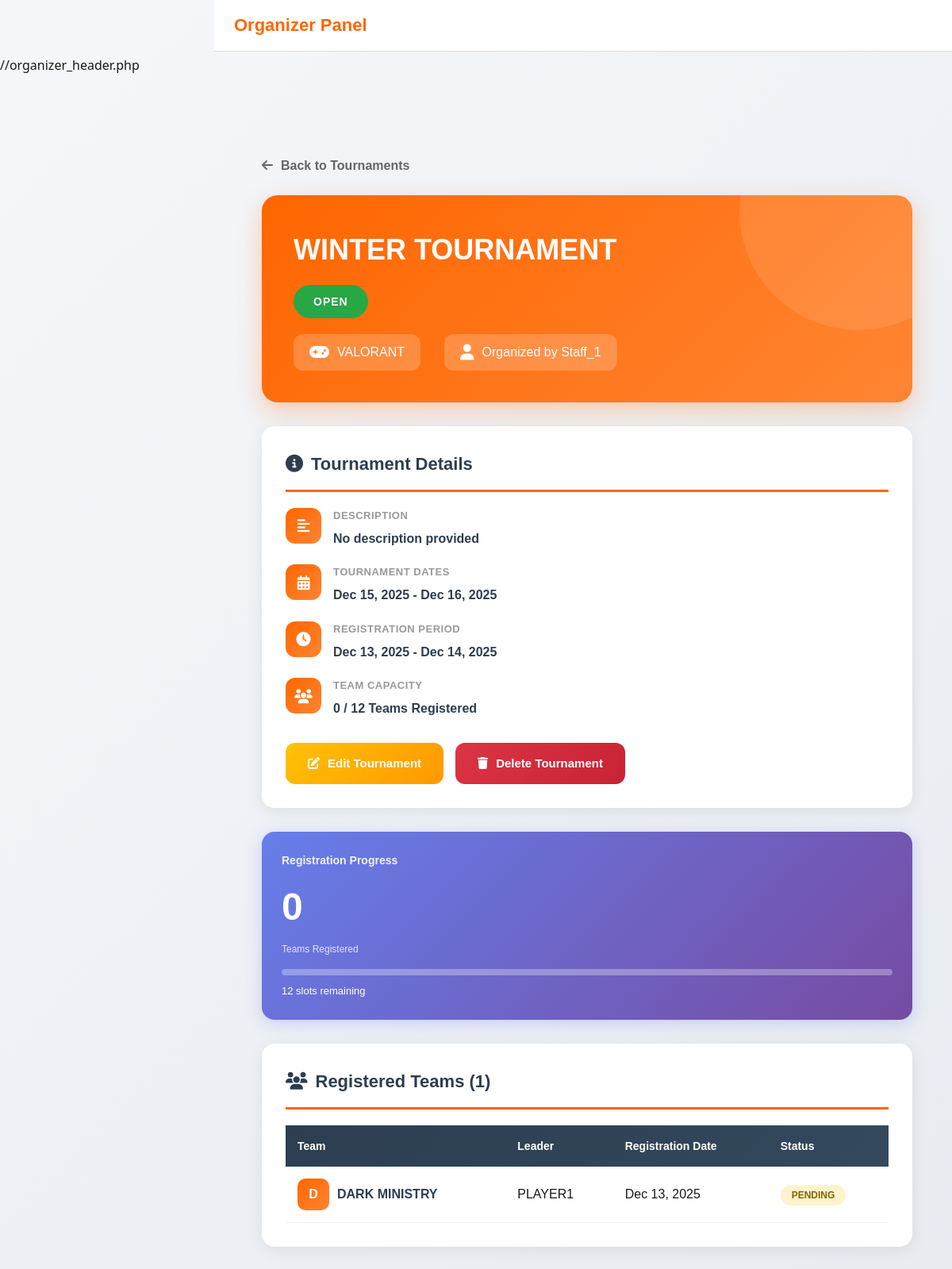
The page /TOURNAMENT/organizer/view_single_tournament.php?id=24 (signed in) on the database its author committed.
### tables this page shows
CREATE TABLE `tournaments` (
  `tournament_id` int(11) NOT NULL,
  `organizer_id` int(11) NOT NULL,
  `title` varchar(255) NOT NULL,
  `description` varchar(500) DEFAULT NULL,
  `start_date` datetime NOT NULL,
  `end_date` datetime DEFAULT NULL,
  `reg_start_date` datetime DEFAULT NULL,
  `reg_end_date` datetime DEFAULT NULL,
  `max_teams` int(11) NOT NULL,
  `status` enum('open','completed','cancelled') DEFAULT 'open',
  `game` varchar(100) NOT NULL
);

CREATE TABLE `accounts` (
  `account_id` int(11) NOT NULL,
  `username` varchar(50) NOT NULL,
  `email` varchar(100) NOT NULL,
  `password` varchar(255) NOT NULL,
  `role` enum('organizer','player') DEFAULT NULL,
  `fullname` varchar(100) DEFAULT NULL,
  `team` varchar(100) DEFAULT NULL,
  `age` int(11) DEFAULT NULL,
  `is_admin` tinyint(1) NOT NULL DEFAULT 0,
  `account_status` enum('active','suspended','pending') DEFAULT 'active',
  `created_at` timestamp NOT NULL DEFAULT current_timestamp(),
  `notify_updates` tinyint(1) NOT NULL DEFAULT 1,
  `notify_tournaments` tinyint(1) NOT NULL DEFAULT 1
);

CREATE TABLE `registrations` (
  `registration_id` int(11) NOT NULL,
  `tournament_id` int(11) NOT NULL,
  `team_id` int(11) NOT NULL,
  `account_id` int(11) NOT NULL,
  `status` enum('pending','approved','rejected') DEFAULT 'pending',
  `registered_at` timestamp NOT NULL DEFAULT current_timestamp()
);

CREATE TABLE `teams` (
  `team_id` int(11) NOT NULL,
  `team_name` varchar(255) NOT NULL,
  `game_name` varchar(100) NOT NULL,
  `introduction` text DEFAULT NULL,
  `team_logo` varchar(255) DEFAULT NULL,
  `max_members` int(11) NOT NULL DEFAULT 5,
  `created_by` int(11) NOT NULL,
  `created_at` timestamp NOT NULL DEFAULT current_timestamp()
);

### TOURNAMENT/organizer/view_single_tournament.php (the view, shortened to what this page needs)
<?php
require_once __DIR__ . '/../backend/helpers/auth_guard.php';
$tournament_id = isset($_GET['id']) ? intval($_GET['id']) : 0;
$stmtProfile = $conn->prepare("SELECT organizer_id FROM organizer_profiles WHERE account_id = ?");
$stmtProfile->execute([$_SESSION['account_id']]);
$profile = $stmtProfile->fetch(PDO::FETCH_ASSOC);
$organizer_id = $profile['organizer_id'];
try {
    $stmt = $conn->prepare("
        SELECT t.*, a.username as organizer_username
        FROM tournaments t
        LEFT JOIN organizer_profiles op ON t.organizer_id = op.organizer_id
        LEFT JOIN accounts a ON op.account_id = a.account_id
        WHERE t.tournament_id = ? AND t.organizer_id = ?
    ");
    $stmt->execute([$tournament_id, $organizer_id]);
    $tournament = $stmt->fetch(PDO::FETCH_ASSOC);
    $teamStmt = $conn->prepare("SELECT COUNT(*) FROM registrations WHERE tournament_id = ? AND status = 'approved'");
    $teamStmt->execute([$tournament_id]);
    $registeredTeams = $teamStmt->fetchColumn();
    $teamsStmt = $conn->prepare("
        SELECT r.*, t.team_name, a.username as leader_name
        FROM registrations r
        JOIN teams t ON r.team_id = t.team_id
        LEFT JOIN team_members tm ON t.team_id = tm.team_id AND tm.role = 'leader'
        LEFT JOIN accounts a ON tm.account_id = a.account_id
        WHERE r.tournament_id = ?
        ORDER BY r.registered_at DESC
    ");
    $teamsStmt->execute([$tournament_id]);
    $teams = $teamsStmt->fetchAll(PDO::FETCH_ASSOC);
} catch (PDOException $e) {
    die("Database error: " . htmlspecialchars($e->getMessage()));
}
?>
<!DOCTYPE html>
<html lang="en">
<head>
<link rel="stylesheet" href="../assets/css/common.css">
<link rel="stylesheet" href="../assets/css/organizer_dashboard.css">
<link rel="stylesheet" href="https://cdnjs.cloudflare.com/ajax/libs/font-awesome/6.4.0/css/all.min.css">
</head>
<body>
<?php include "../includes/organizer/organizer_header.php"; ?>
<?php include "../includes/organizer/organizer_sidebar.php"; ?>
<main class="content">
    <a href="view_tournaments.php" class="back-btn">
        <i class="fa fa-arrow-left"></i> Back to Tournaments
    </a>
    <div class="tournament-header">
        <div class="tournament-title-section">
            <h1><?= htmlspecialchars($tournament['title']) ?></h1>
            <span class="status-badge-large status-<?= $tournament['status'] ?>">
                <?= strtoupper($tournament['status']) ?>
            </span>
            <div class="tournament-meta">
                <div class="meta-item">
                    <i class="fa-solid fa-gamepad"></i>
                    <span><?= htmlspecialchars($tournament['game']) ?></span>
                </div>
                <div class="meta-item">
                    <i class="fa-solid fa-user"></i>
                    <span>Organized by <?= htmlspecialchars($tournament['organizer_username']) ?></span>
                </div>
            </div>
        </div>
    </div>
    <div class="content-grid">
        <div class="card">
            <h2><i class="fa-solid fa-circle-info"></i> Tournament Details</h2>
            <div class="info-grid">
                <div class="info-item">
                    <div class="info-icon">
                        <i class="fa-solid fa-align-left"></i>
                    </div>
                    <div class="info-content">
                        <div class="info-label">Description</div>
                        <div class="info-value">
                            <?= $tournament['description'] ? htmlspecialchars($tournament['description']) : 'No description provided' ?>
                        </div>
                    </div>
                </div>
                <div class="info-item">
                    <div class="info-icon">
                        <i class="fa-solid fa-calendar-days"></i>
                    </div>
                    <div class="info-content">
                        <div class="info-label">Tournament Dates</div>
                        <div class="info-value">
                            <?= date('M d, Y', strtotime($tournament['start_date'])) ?>
                            <?php if ($tournament['end_date']): ?>
                                - <?= date('M d, Y', strtotime($tournament['end_date'])) ?>
                            <?php endif; ?>
                        </div>
                    </div>
                </div>
                <div class="info-item">
                    <div class="info-icon">
                        <i class="fa-solid fa-clock"></i>
                    </div>
                    <div class="info-content">
                        <div class="info-label">Registration Period</div>
                        <div class="info-value">
                            <?= date('M d, Y', strtotime($tournament['reg_start_date'])) ?>
                            - <?= date('M d, Y', strtotime($tournament['reg_end_date'])) ?>
                        </div>
                    </div>
                </div>
                <div class="info-item">
                    <div class="info-icon">
                        <i class="fa-solid fa-users"></i>
                    </div>
                    <div class="info-content">
                        <div class="info-label">Team Capacity</div>
                        <div class="info-value">
                            <?= $registeredTeams ?> / <?= $tournament['max_teams'] ?> Teams Registered
                        </div>
                    </div>
                </div>
            </div>
            <div class="action-buttons">
                <a href="edit_tournament.php?id=<?= $tournament_id ?>" class="btn btn-edit">
                    <i class="fa fa-edit"></i> Edit Tournament
                </a>
                <a href="../backend/delete_tournament.php?id=<?= $tournament_id ?>"
                   onclick="return confirm('Are you sure you want to delete this tournament? This action cannot be undone.');"
                   class="btn btn-delete">
                    <i class="fa fa-trash"></i> Delete Tournament
                </a>
            </div>
        </div>
        <div class="stats-card">
            <h3>Registration Progress</h3>
            <div class="stats-number">
                <?= $registeredTeams ?>
            </div>
            <div class="stats-label">Teams Registered</div>
            <div class="progress-bar">
            </div>
            <div style="margin-top: 10px; font-size: 13px;">
                <?= max(0, $tournament['max_teams'] - $registeredTeams) ?> slots remaining
            </div>
        </div>
        <div class="card teams-section">
            <h2><i class="fa-solid fa-users"></i> Registered Teams (<?= count($teams) ?>)</h2>
            <?php if ($teams): ?>
                <table class="teams-table">
                    <thead>
                        <tr>
                            <th>Team</th>
                            <th>Leader</th>
                            <th>Registration Date</th>
                            <th>Status</th>
                        </tr>
                    </thead>
                    <tbody>
                        <?php foreach ($teams as $team): ?>
                            <tr>
                                <td>
                                    <div class="team-name">
                                        <div class="team-badge">
                                            <?= strtoupper(substr($team['team_name'], 0, 1)) ?>
                                        </div>
                                        <?= htmlspecialchars($team['team_name']) ?>
                                    </div>
                                </td>
                                <td><?= htmlspecialchars($team['leader_name'] ?? 'N/A') ?></td>
                                <td><?= date('M d, Y', strtotime($team['registered_at'])) ?></td>
                                <td>
                                    <span class="registration-status status-<?= $team['status'] ?>">
                                        <?= strtoupper($team['status']) ?>
                                    </span>
                                </td>
                            </tr>
                        <?php endforeach; ?>
                    </tbody>
                </table>
            <?php endif; ?>
        </div>
    </div>
</main>
</body>
</html>

### TOURNAMENT/assets/css/common.css (style rules this page uses)
:root { --bg-main: #FFFFFF; --bg-secondary: #F5F5F5; --bg-card: #FFFFFF; --text-main: #1A1A1A; --text-secondary: #555555; --text-muted: #555555; --accent: #FF5E00; --accent-hover: #FF7B33; --border: #E0E0E0; --border-color: #E0E0E0; --highlight-cyan: #00FFFF; --shadow: rgba(0, 0, 0, 0.1); --shadow-lg: rgba(0, 0, 0, 0.2); }
* { margin: 0; padding: 0; box-sizing: border-box; font-family: "Poppins", sans-serif; }
html { scroll-behavior: smooth; scroll-padding-top: 80px; }
body { background-color: var(--bg-main); color: var(--text-main); line-height: 1.6; transition: background-color 0.4s, color 0.4s; min-height: 100vh; display: flex; flex-direction: column; overflow-x: hidden; }
.btn, .cta-btn { background-color: var(--accent); color: #fff; border: none; border-radius: 6px; padding: 10px 18px; font-weight: 600; cursor: pointer; text-decoration: none; transition: background 0.3s, box-shadow 0.3s; }

### TOURNAMENT/includes/organizer/organizer_header.php (style rules this page uses)
body { padding-top: 70px; }

### rows shown on the page
tournaments: title "WINTER TOURNAMENT", status "OPEN", game "VALORANT", accounts.username "Staff_1", start_date "Dec 15, 2025", end_date "Dec 16, 2025", reg_start_date "Dec 13, 2025", reg_end_date "Dec 14, 2025", max_teams "12", max(0,$tournament['max_teams']-$registeredTeams) "12"
registrations: team.team_name "D", team.team_name "DARK MINISTRY", account.username "PLAYER1", registered_at "Dec 13, 2025", status "PENDING"

### other values the page prints
$registeredTeams "0"
count($teams) "1"
